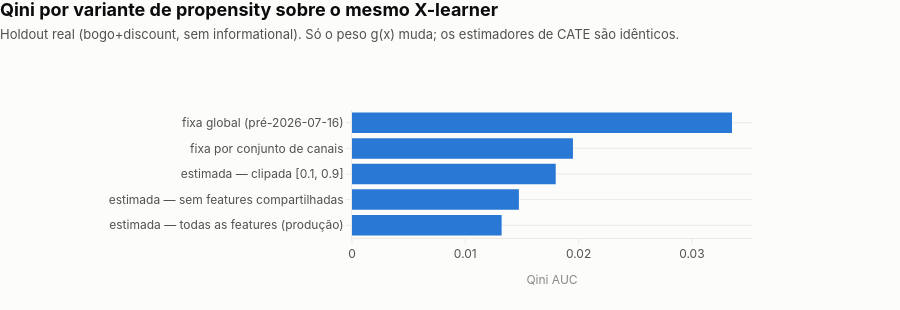

Notebook code for this chart:
### Code cell
# Barras horizontais do placar — quanto cada variante recupera vs. a produção.
ordem = placar_completo.sort_values("qini_auc")  # menor embaixo
fig = viz.horizontal_bars(
    ordem, category="variante", value="qini_auc",
    title="Qini por variante de propensity sobre o mesmo X-learner",
    subtitle="Holdout real (bogo+discount, sem informational). Só o peso g(x) muda; os estimadores de CATE são idênticos.",
    xlabel="Qini AUC",
    labels=False,
)
fig

### Figure 1 — Plotly figure (JSON) as saved in the notebook; plotly's stock layout.template omitted (floating-point values rounded to 4 significant figures)
{"data": [{"cliponaxis": false, "hovertemplate": "%{y}<br>%{x:,.0f}<extra></extra>", "marker": {"color": "#2a78d6", "line": {"width": 0}}, "orientation": "h", "textfont": {"color": "#52514e", "size": 12}, "textposition": "outside", "type": "bar", "x": [0.01321, 0.01473, 0.01798, 0.0195, 0.03354], "y": ["estimada — todas as features (produção)", "estimada — sem features compartilhadas", "estimada — clipada [0.1, 0.9]", "fixa por conjunto de canais", "fixa global (pré-2026-07-16)"]}], "layout": {"height": 310, "margin": {"b": 72, "l": 352, "r": 148, "t": 110}, "showlegend": false, "title": {"text": "<b>Qini por variante de propensity sobre o mesmo X-learner</b><br><span style='font-size:13px;color:#52514e'>Holdout real (bogo+discount, sem informational). Só o peso g(x) muda; os estimadores de CATE são idênticos.</span>"}, "xaxis": {"automargin": true, "title": {"text": "Qini AUC"}}, "yaxis": {"automargin": true, "title": {"text": ""}}}}
